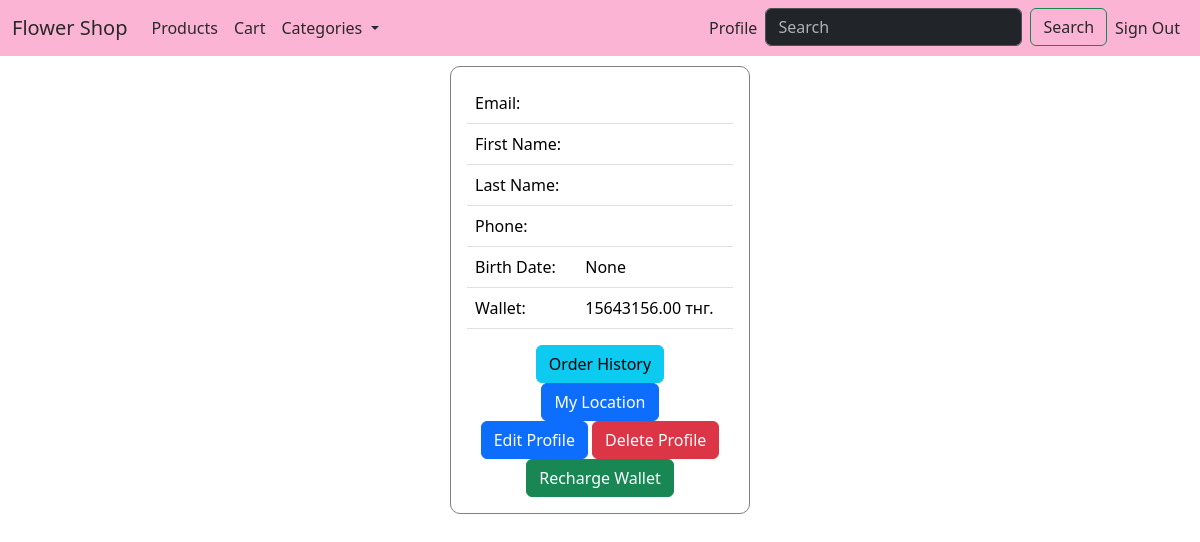
/profile (signed in), run on an earlier commit of the app's database.
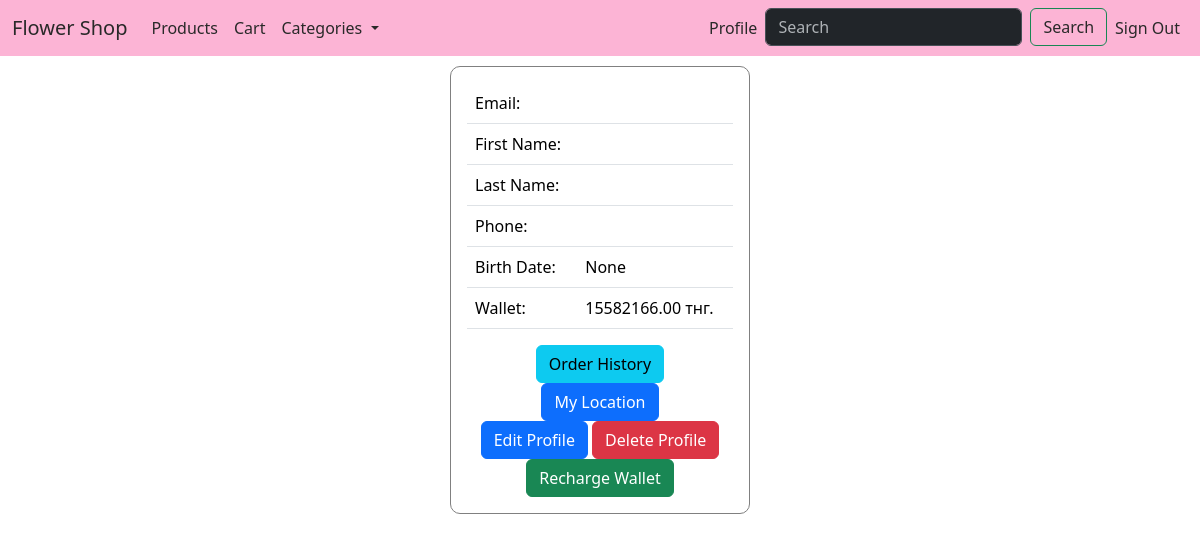
And on a later commit of the database.
### store/models.py (models this page shows, shortened)
class Customer(AbstractUser):
    user = models.OneToOneField(User, on_delete=models.CASCADE)
    email = models.EmailField(unique=True)
    username = models.CharField(max_length=150, unique=True)
    first_name = models.CharField(max_length=100)
    last_name = models.CharField(max_length=100)
    phone = models.CharField(max_length=15, unique=True)
    birth_date = models.DateField(null=True, blank=True)
    wallet = models.DecimalField(max_digits=10, decimal_places=2, default=0)
    objects = CustomerManager()
    groups = models.ManyToManyField(
        Group,
        verbose_name='groups',
        blank=True,
        related_name='customer_groups',
        help_text='The groups this user belongs to. A user will get all permissions granted to each of their groups.',
    )
    user_permissions = models.ManyToManyField(
        Permission,
        verbose_name='user permissions',
        blank=True,
        related_name='customer_user_permissions',
        help_text='Specific permissions for this user.',
    )
    class Meta:
        verbose_name = 'Customer'
        verbose_name_plural = 'Customers'

### store/views.py (the view)
# urls.py: path('profile', profileView, name='profile_url'),
def profileView(request):
    if request.user.is_authenticated:
        context = {
            'categories': Category.objects.all(),
            'user': request.user.customer,
        }
        return render(request=request, template_name='profile.html', context=context)
    return redirect('sign_in_url')

### store/templates/profile.html (shortened to what this page needs)
{% extends 'base.html' %}
{% block content %}
    <div class="w-25 p-3" align="left" style="border: 1px solid gray; border-radius: 10px; margin-top: 10px;">
        <table class="table">
            <tbody>
                <tr>
                    <td>Email:</td>
                    <td>{{ user.email }}</td>
                </tr>
                <tr>
                    <td>First Name:</td>
                    <td>{{ user.first_name }}</td>
                </tr>
                <tr>
                    <td>Last Name:</td>
                    <td>{{ user.last_name }}</td>
                </tr>
                <tr>
                    <td>Phone:</td>
                    <td>{{ user.phone }}</td>
                </tr>
                <tr>
                    <td>Birth Date:</td>
                    <td>{{ user.birth_date }}</td>
                </tr>
                <tr>
                    <td>Wallet:</td>
                    <td>{{ user.wallet }} тнг.</td>
                </tr>
            </tbody>
        </table>
        <div align="center">
            <a href="{% url 'order_history_url' %}" class="btn btn-info">Order History</a>
        </div>
        <div align="center">
            <a href="{% url 'get_location_url' %}" class="btn btn-primary">My Location</a>
        </div>
        <div align="center">
            <a href="{% url 'profile_edit_url' %}" class="btn btn-primary">Edit Profile</a>
            <a href="{% url 'profile_delete_url' %}" class="btn btn-danger">Delete Profile</a>
            <a href="{% url 'recharge_wallet_url' %}" class="btn btn-success">Recharge Wallet</a>
        </div>
    </div>
{% endblock %}

What changed in the data, as far as the page shows it:
changed Customer "None": wallet "15643156.00" → "15582166.00"
